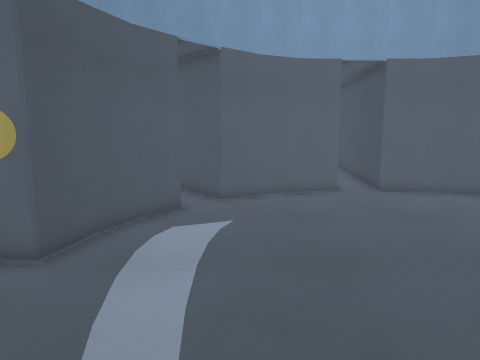
view 1 (above)

16 first-person views from a walk through a Godot game level. The camera is 1.4 m above the floor, tilts 8° down and sees 70° across. The floor is counted in squares, 0.5 m on a side. Each view is taken from the middle of a square. On the plan, view 1 faces up. The plan holds only what a view shows up to about 20 squares ahead; the rest is blank. The place goes on beyond the plan. Characters and animated objects are left out.

view 2
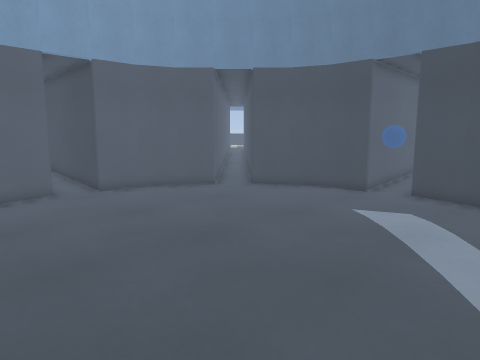

view 3
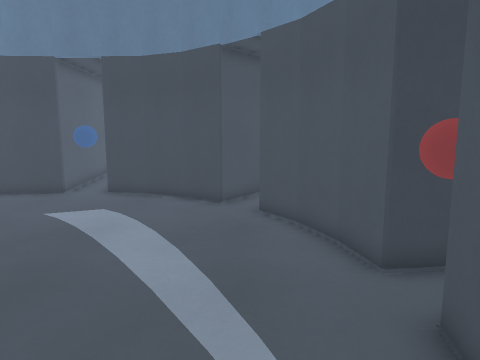

view 4
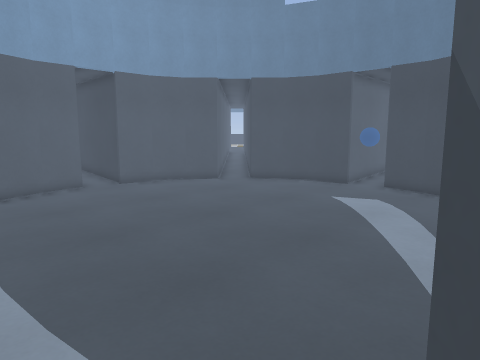

view 5
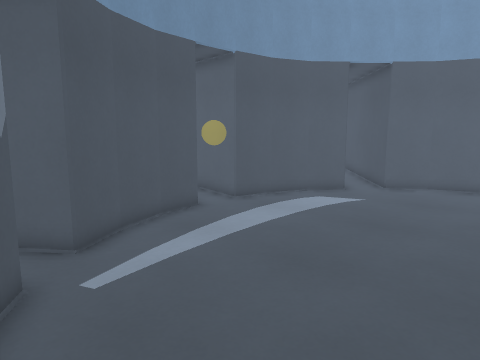

view 6
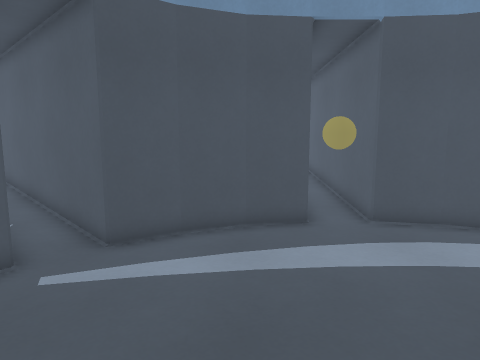

view 7
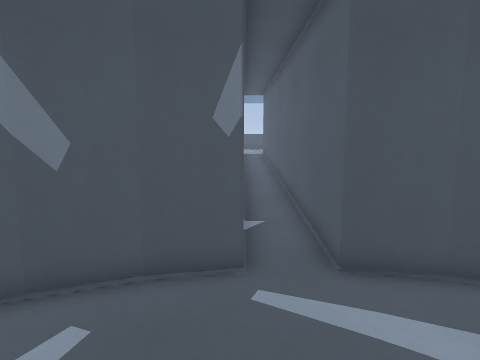

view 8
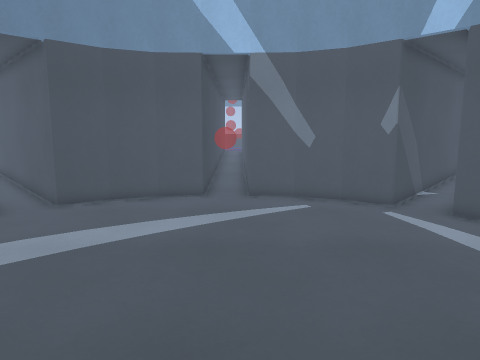

view 9
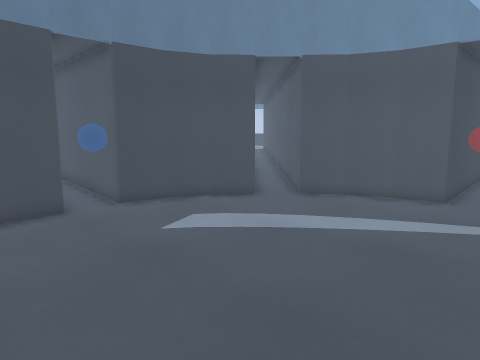

view 10
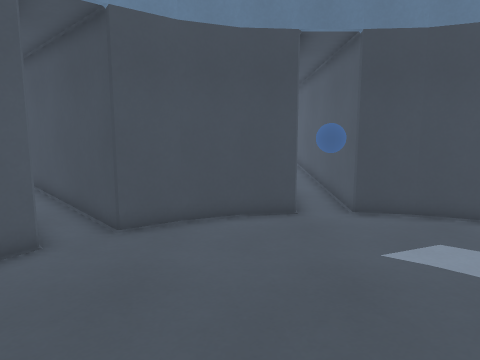

view 11
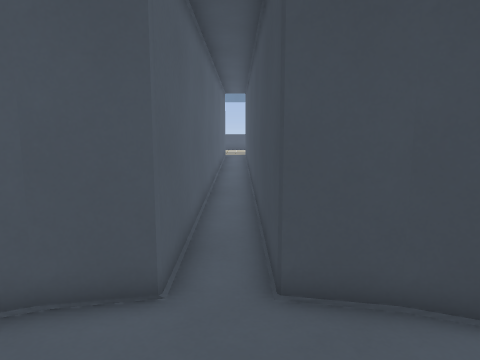

view 12
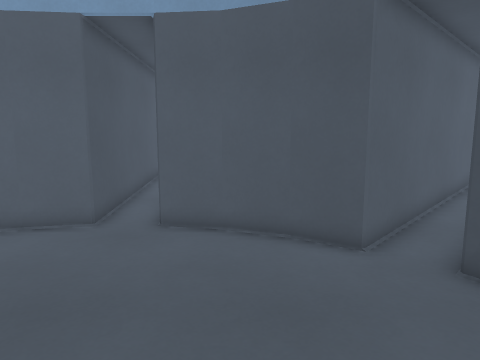

view 13
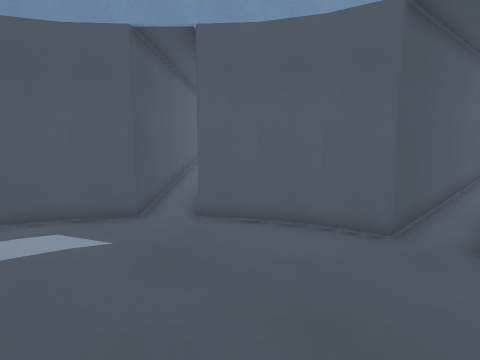

view 14
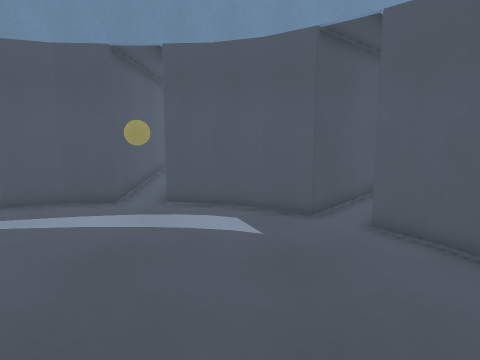

view 15
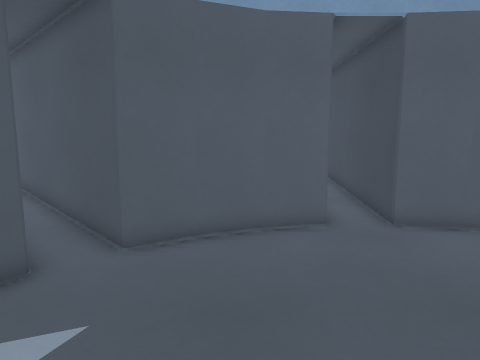

view 16
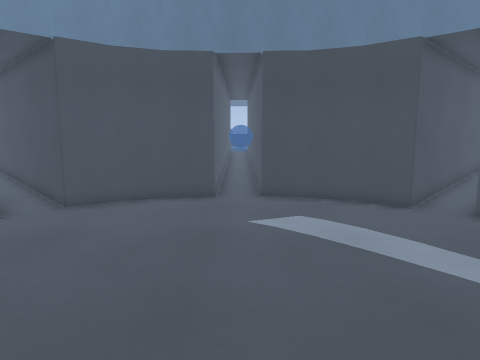

### Floor plan
Points are (right, up) in squares from view 1. A wall is a line through its corners. A room is listed if a view was taken in it or the views show most of it. See-through windows are left out.
Room 1 (views 1, 2, 3, 4, 5, 6, 7, 8, 9, 10, 11, 12, 13, 14, 15, 16)
walls: (0.8, -2.7) (2.7, -3.5); (2.6, -3.5) (4.6, -3.9); (-3.3, 1.5) (-2.1, -0.3) (-11, -9.3); (-4, 3.2) (-3.2, 1.4); (10.2, -2.8) (11.9, -1.7) (15.3, -4.9); (-3.9, 9.1) (-4.4, 7.1) (-10.9, 7); (-3.2, 10.9) (-4, 8.9); (14.4, 1.3) (15.2, 3.2); (15.2, 3.1) (15.6, 5.1) (21.9, 5.2); (1, 15) (-0.7, 13.8) (-3.9, 16.9); (15.2, 8.9) (14.4, 10.8) (13.3, 12.4); (2.7, 15.7) (0.9, 14.9); (11.9, 13.8) (10.3, 14.9); (8.6, 15.6) (6.6, 16) (6.5, 22.9); (10.4, 14.9) (8.4, 15.7); (6.5, -6.9) (6.6, -3.9) (8.5, -3.5) (10.3, -2.7); (-4.9, 15.3) (-2.1, 12.4) (-3.2, 10.8); (16.9, -4) (13.3, -0.3) (14.4, 1.4); (-10.9, 5.2) (-4.4, 5.1) (-4, 3.1); (21.4, 7) (15.5, 7) (15.1, 9.1); (-6.8, -7.6) (-0.8, -1.6) (0.9, -2.7); (4.7, 22.9) (4.6, 16) (2.7, 15.6)
ways out: opening at (13, 14)

Where each view was taken, in squares from view 1:
view 1: 0 up, 0 right, facing up
view 2: 0 up, 0 right, facing up-right
view 3: 1 down, 0 right, facing right
view 4: 2 down, 2 left, facing up-right
view 5: 3 down, 6 right, facing up-left
view 6: 3 up, 6 right, facing left
view 7: 3 up, 4 right, facing down-left
view 8: 11 up, 5 right, facing down
view 9: 11 up, 3 right, facing down-right
view 10: 9 up, 4 right, facing right
view 11: 9 up, 9 right, facing up-right
view 12: 6 up, 9 right, facing up
view 13: 7 up, 8 right, facing up-left
view 14: 10 up, 9 right, facing left
view 15: 6 up, 2 right, facing up
view 16: 6 up, 1 right, facing right
